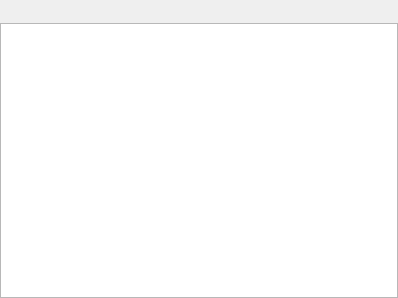
<?xml version="1.0" encoding="UTF-8"?>
<ui version="4.0">
 <class>NoteDialog</class>
 <widget class="QDialog" name="NoteDialog">
  <property name="geometry">
   <rect>
    <x>0</x>
    <y>0</y>
    <width>398</width>
    <height>298</height>
   </rect>
  </property>
  <property name="windowTitle">
   <string notr="true">Note</string>
  </property>
  <layout class="QVBoxLayout" name="verticalLayout">
   <property name="spacing">
    <number>0</number>
   </property>
   <property name="margin">
    <number>0</number>
   </property>
   <item>
    <layout class="QHBoxLayout" name="horizontalLayout">
     <property name="spacing">
      <number>0</number>
     </property>
     <item>
      <widget class="QToolButton" name="trashBtn">
       <property name="toolTip">
        <string>Delete</string>
       </property>
       <property name="text">
        <string notr="true"/>
       </property>
       <property name="iconSize">
        <size>
         <width>16</width>
         <height>16</height>
        </size>
       </property>
       <property name="toolButtonStyle">
        <enum>Qt::ToolButtonIconOnly</enum>
       </property>
       <property name="autoRaise">
        <bool>true</bool>
       </property>
      </widget>
     </item>
     <item>
      <spacer name="horizontalSpacer_2">
       <property name="orientation">
        <enum>Qt::Horizontal</enum>
       </property>
       <property name="sizeHint" stdset="0">
        <size>
         <width>40</width>
         <height>20</height>
        </size>
       </property>
      </spacer>
     </item>
    </layout>
   </item>
   <item>
    <widget class="QTextEdit" name="noteEdit"/>
   </item>
  </layout>
 </widget>
 <resources/>
 <connections/>
</ui>
